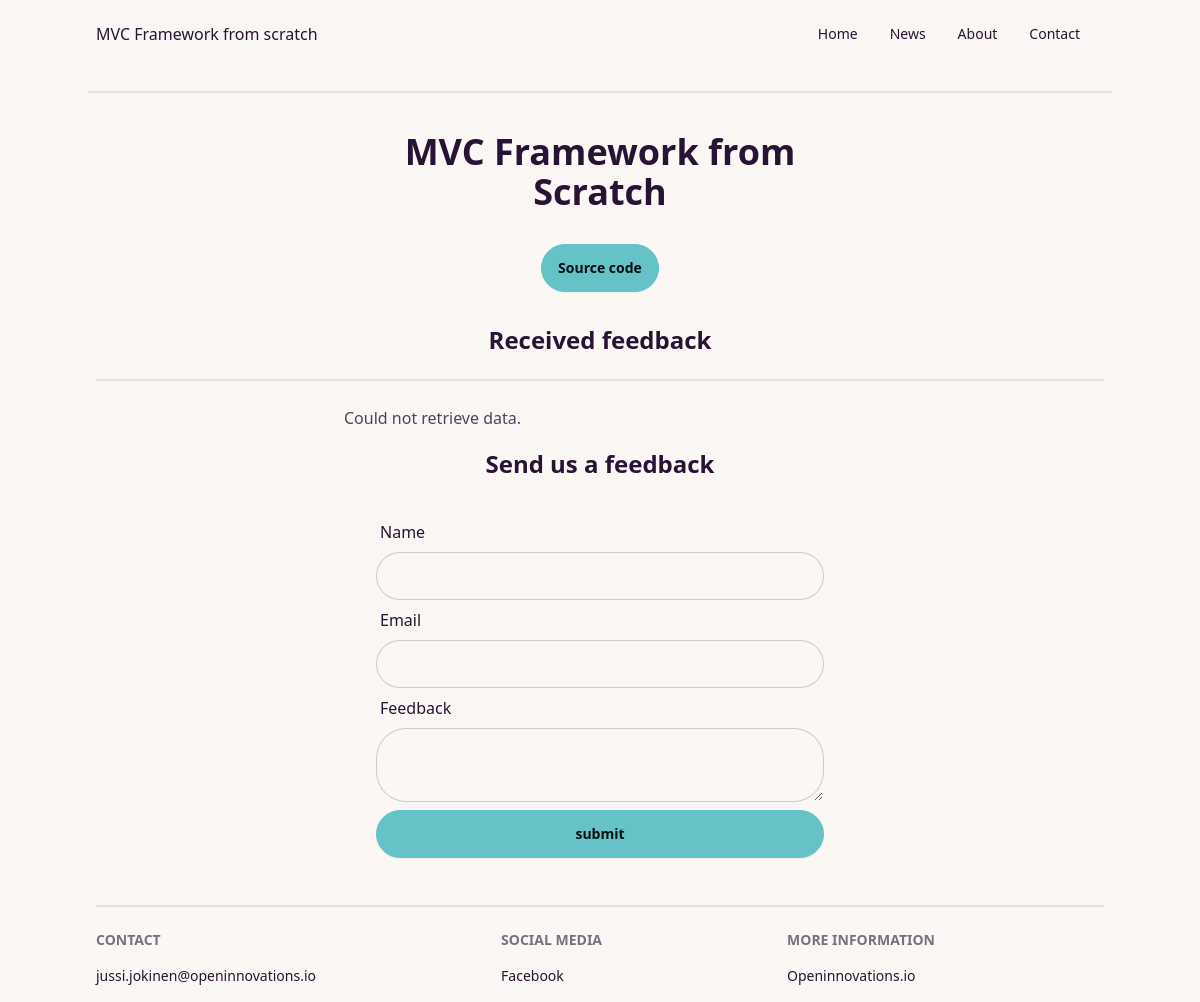
Before: / with the older database file.
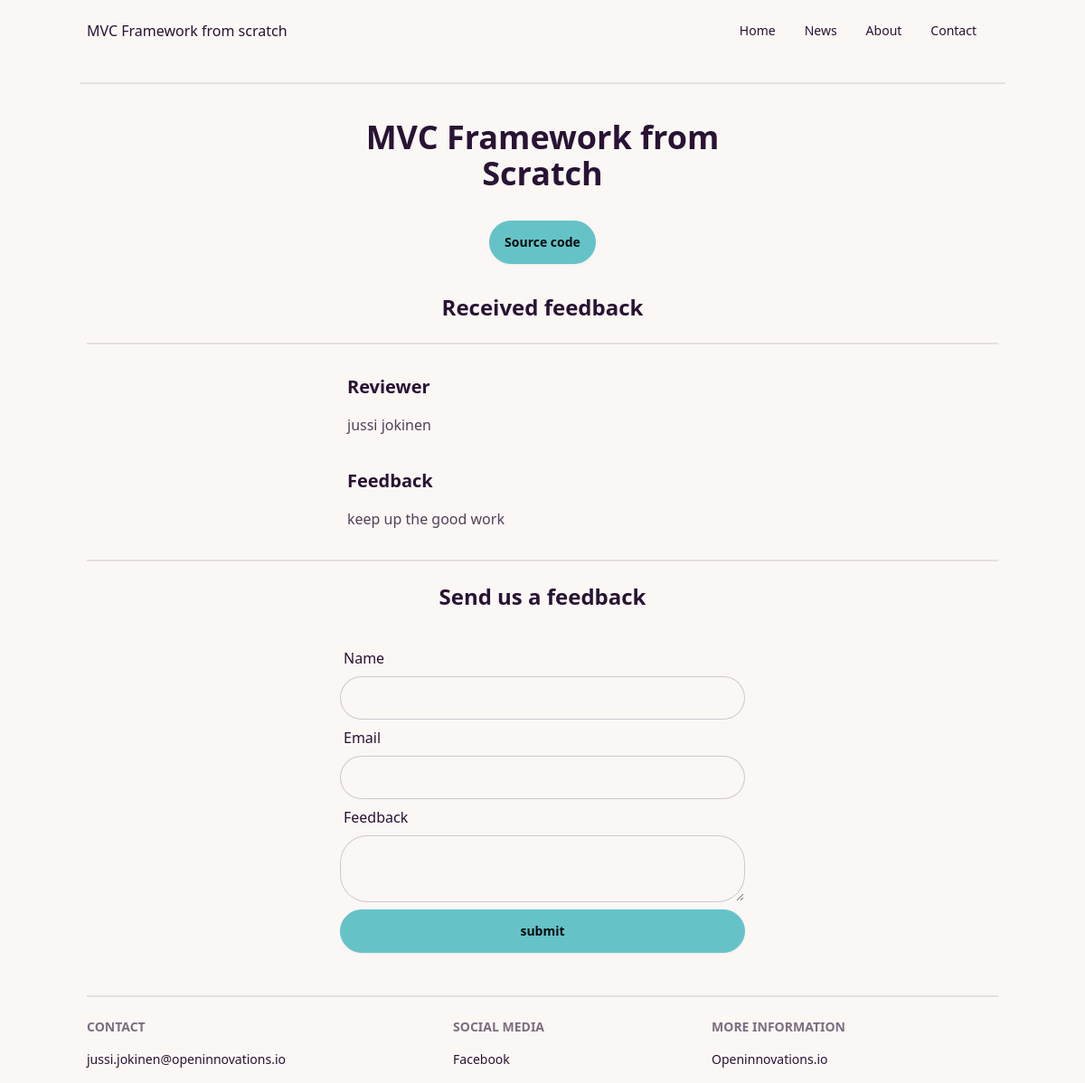
After: the same page with the newer database file.
### tables this page shows
CREATE TABLE `feedback` (
  `id` int(11) NOT NULL,
  `date` datetime NOT NULL,
  `name` varchar(255) NOT NULL,
  `email` varchar(255) NOT NULL,
  `feedback` text NOT NULL
);

### src/Controller.php (called while the page is built, shortened)
<?php
class Controller {
    protected function render($view, $data = []) {
        extract($data);
        include "Views/$view.php";
    }
}

### src/Controllers/HomeController.php (called while the page is built, shortened)
<?php
class HomeController extends Controller {
    public function index(): void {
        $feedback = new Feedback();
        $feedbacks = $feedback->query("SELECT * FROM feedback");
        $this->render('home', ['feedbacks' => $feedbacks]);
    }
}

### src/Routes/index.php (called while the page is built, shortened)
<?php
$router = new Router();
$router->get('/', HomeController::class, 'index');
$router->post('/feedback', HomeController::class, 'feedback');
$router->get('/about', AboutController::class, 'about');
$router->get('/news', NewsController::class, 'news');
$router->get('/news/:id', NewsController::class, 'single');
$router->get('/contact', ContactController::class, 'contact');
$router->get('/sandbox', SandboxController::class, 'sandbox');
$router->dispatch();

### public/index.php (called while the page is built, shortened)
<?php
$router = require '../src/Routes/index.php';

### src/Model.php (called while the page is built, shortened)
<?php
class Model {
    private object $pdo;
    public function __construct() {
        $dotenv = Dotenv::createImmutable(__DIR__ . '../../');
        $host = $_ENV['DB_HOST'];
        $db = $_ENV['DB_NAME'];
        $user = $_ENV['DB_USER'];
        $pass = $_ENV['DB_PASS'];
        try {
            $this->pdo = new PDO("mysql:host=$host;dbname=$db", $user, $pass);
            $this->pdo->setAttribute(PDO::ATTR_ERRMODE, PDO::ERRMODE_EXCEPTION);
            $this->pdo->exec("SET NAMES utf8");
        } catch (PDOException $e) {
            throw new PDOException("Error: Could not connect to the database. " . $e->getMessage());
        }
    }
    public function query(string $query, array $parameters = []): array {
        try {
            $stmt = $this->pdo->prepare($query);
            $stmt->execute($parameters);
            return $stmt->fetchAll(PDO::FETCH_ASSOC);
        } catch(PDOException $e) {
            throw new PDOException("Error: Database query failed. " . $e->getMessage());
        }
    }
}

### src/Views/home.php (the view)
<?php
    require_once('header.php');
?>
<div class="container mx-auto my-4 px-2">
    <div class="flex justify-center items-center">
        <div class="prose">
            <h2>Received feedback</h2>
        </div>
    </div>
    <div class="divider"></div>
</div>
<div class="container mx-auto my-4 px-2">
    <?php
        if (isset($feedbacks) && !empty($feedbacks)) {
            foreach ($feedbacks as $feedback) {
                echo "<article class=\"flex justify-center items-center my-2\" id=\"feedback-{$feedback["id"]}\">";
                echo "<div class=\"prose w-full max-w-md my-2 px-2\">";
                echo "<h3>Reviewer</h3>";
                echo "<p>{$feedback["name"]}</p>";
                echo "<h3>Feedback</h3>";
                echo "<p>{$feedback["feedback"]}</p>";
                echo "</div>";
                echo "</article>";
                echo "<div class=\"divider\"></div>";
            }
        } else {
            echo "<article class=\"flex justify-center items-center\" id=\"feedback-error\">";
            echo "<div class=\"prose w-full max-w-lg\">";
            echo "<p>Could not retrieve data. </p>";
            echo "</div>";
            echo "</article>";
        }
    ?>
</div>
<div class="container mx-auto my-4 px-2">
    <div class="flex justify-center items-center">
        <div class="prose">
            <h2>Send us a feedback</h2>
        </div>
    </div>
</div>
<div class="container mx-auto my-8 px-2">
    <div class="flex justify-center items-center">
        <form action="/feedback" method="post" class="form-control w-full max-w-md">
            <label class="label" for="name">Name</label>
            <input type="text" name="name" id="name" class="input input-bordered w-full max-w-md" required>
            <label class="label" for="email">Email</label>
            <input type="email" name="email" id="email" class="input input-bordered w-full max-w-md" required>
            <label class="label" for="feedback">Feedback</label>
            <textarea name="feedback" id="feedback" class="textarea textarea-bordered" required></textarea>
            <input type="submit" value="submit" class="btn btn-primary my-2">
        </form>
    </div>
</div>
<?php
    require_once('footer.php');
?>

### src/Router.php (shortened to what this page needs)
<?php
class Router {
    protected array $routes = [];
    private function addRoute($route, $controller, $action, $method): void {
        $this->routes[$method][$route] = ['controller' => $controller, 'action' => $action];
    }
    public function dispatch(): void {
        $uri = strtok($_SERVER['REQUEST_URI'], '?');
        $method = $_SERVER['REQUEST_METHOD'];
        foreach ($this->routes[$method] as $route => $routeDetails) {
            $routePattern = preg_replace('/\:(\w+)/', '(?P<$1>[^/]+)', $route);
            $regex = "#^$routePattern$#";
            if (preg_match($regex, $uri, $matches)) {
                $action = $routeDetails['action'];
                $params = [];
                $controllerInstance = new $controller();
                call_user_func_array([$controllerInstance, $action], $params);
                return;
            }
        }
        throw new \Exception("No route found for URI: $uri");
    }
}

### src/Views/header.php (shortened to what this page needs)
<!DOCTYPE html>
<html lang="en" data-theme="cupcake">
<head>
    <link rel="stylesheet" href="assets/css/style.css">
</head>
<body class="">
    <div class="container mx-auto">
        <div class="navbar">
            <div class="flex-1">
                <a href="/" class="">MVC Framework from scratch</a>
            </div>
            <div class="flex-none">
                <ul class="menu menu-horizontal">
                    <li>
                        <a href="/">Home</a>
                    </li>
                    <li>
                        <a href="/news">News</a>
                    </li>
                    <li>
                        <a href="/about">About</a>
                    </li>
                    <li>
                        <a href="/contact">Contact</a>
                    </li>
                </ul>
            </div>
        </div>
        <div class="divider"></div>
    </div>
    <div class="hero">
        <div class="hero-content text-center">
            <div class="prose max-w-md">
                <h1>MVC Framework from Scratch</h1>
                <a href="" class="btn btn-primary">Source code</a>
            </div>
        </div>
    </div>

### src/Views/footer.php (shortened to what this page needs)
    <div class="container mx-auto px-2 my-4">
        <div class="divider"></div>
        <footer class="footer">
            <nav>
                <h6 class="footer-title">Contact</h6>
                <a class="" href="mailto:jussi.jokinen@openinnovations.io">jussi.jokinen@openinnovations.io</a>
            </nav>
            <nav>
                <h6 class="footer-title">Social media</h6>
                <a class="" href="https://facebook.com/fi.open.innovations">Facebook</a>
            </nav>
            <nav>
                <h6 class="footer-title">More information</h6>
                <a class="" href="https://openinnovations.io">Openinnovations.io</a>
            </nav>
        </footer>
    </div>
</body>
</html>

Changed rows visible on the page:
added feedback: name "jussi jokinen", feedback "keep up the good work"
Other visible differences:
list line gone: "Could not retrieve data."
